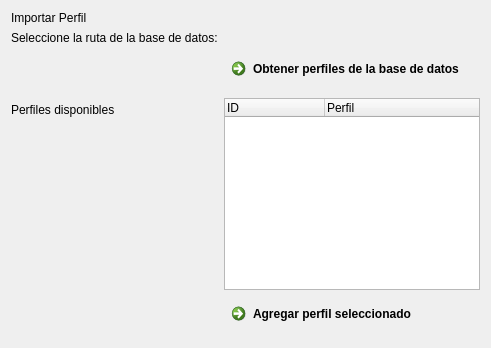
     <widget class="QWidget" name="importProfile">
      <attribute name="title">
       <string>Importar</string>
      </attribute>
      <layout class="QFormLayout" name="formLayout_2">
       <item row="0" column="0">
        <widget class="QLabel" name="importProfileLabel">
         <property name="text">
          <string>Importar Perfil</string>
         </property>
        </widget>
       </item>
       <item row="2" column="0">
        <widget class="QLabel" name="selectInputLabel">
         <property name="text">
          <string>Seleccione la ruta de la base de datos:</string>
         </property>
        </widget>
       </item>
       <item row="2" column="1">
        <widget class="QgsExternalResourceWidget" name="dirInputWidget"/>
       </item>
       <item row="4" column="0">
        <widget class="QLabel" name="availableProfilesLabel">
         <property name="text">
          <string>Perfiles disponibles</string>
         </property>
        </widget>
       </item>
       <item row="4" column="1">
        <widget class="QTreeWidget" name="availableProfilesWidget">
         <column>
          <property name="text">
           <string>ID</string>
          </property>
         </column>
         <column>
          <property name="text">
           <string>Perfil</string>
          </property>
         </column>
        </widget>
       </item>
       <item row="3" column="1">
        <widget class="QCommandLinkButton" name="getProfilesButton">
         <property name="text">
          <string>Obtener perfiles de la base de datos</string>
         </property>
        </widget>
       </item>
       <item row="5" column="1">
        <widget class="QCommandLinkButton" name="addSelectedProfileButton">
         <property name="text">
          <string>Agregar perfil seleccionado</string>
         </property>
        </widget>
       </item>
      </layout>
     </widget>
